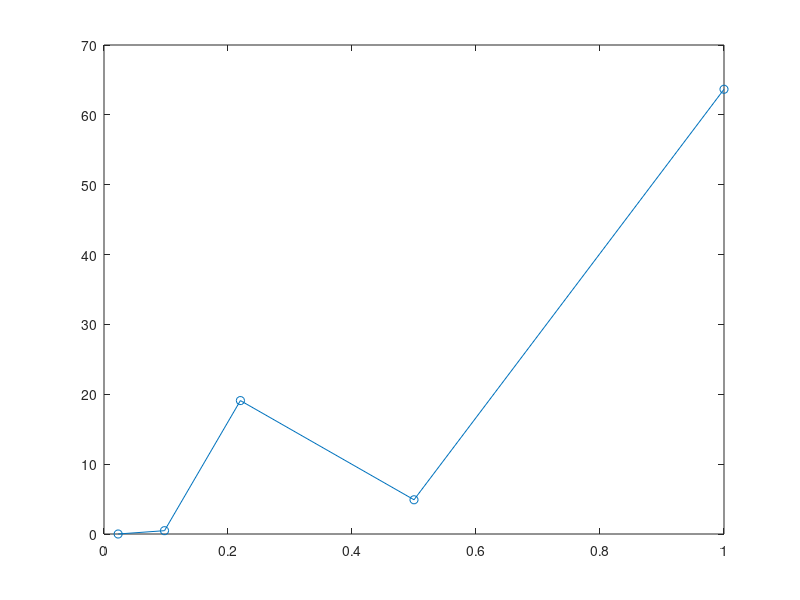

Recreate this plot in MATLAB. (Note: this script raises an error after producing the figure.)

%human hip, Stein, Zehr 1996
%human tibia, Stein, Zehr 1996
%human medial gastrocnemius, Maisetti, Hug, et al. 2012, approx. from Fig 2A.
%Hajian and Howe 1997, Fig. 6, with r = 9.76 cm (human finger length)
%stick insect FTi, von Twickel, Guschlbauer et al. 2019, Fig. 1c.
%Zakotnik, Matheson, and Duerr 2006, Fig. 8

L = [1,0.50,.22,.0976,4e-2,.0228]; %m
k = [100/(pi/2),(18.5-13.6),10/(pi/6),50*(.0976)^2, 4.5e-6/(2*pi/3) 90e-6/(pi/3)]; %Nm/rad

L(end-1) = [];
k(end-1) = [];

figure
plot(L,k,'o-')
ax = gca;
ax.YScale = 'log';
ax.XScale = 'log';
grid on
xlabel('L (m)')
ylabel('k_{r,elas} (Nm/rad)')
xlim([1e-2,1])

A = [log10(L)',1+zeros(size(L'))];
b = log10(k)';

params = linsolve(A,b);

scaleExp = params(1)

hold on
plot(L,10.^(params(2))*L.^params(1))